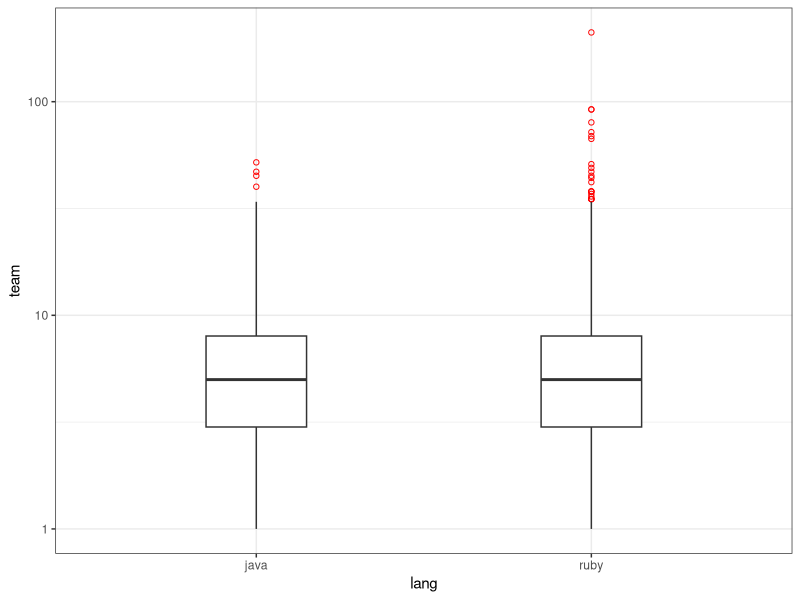
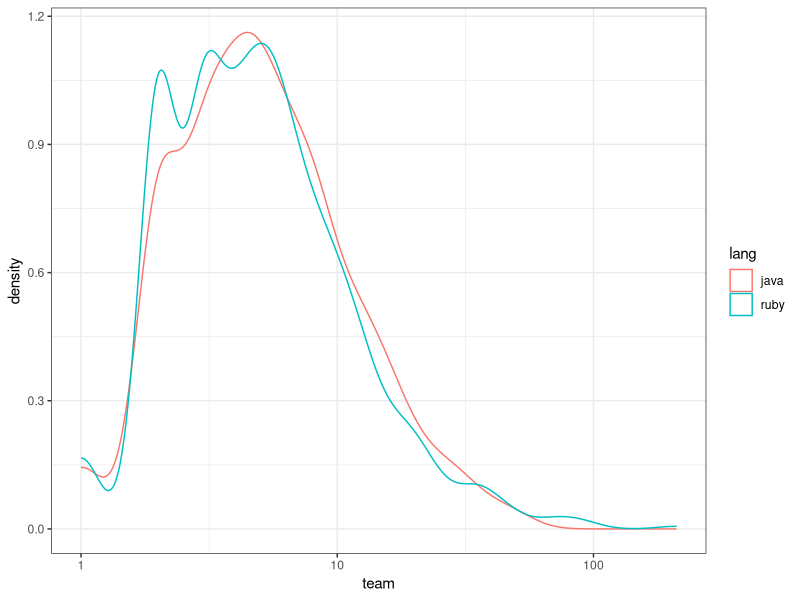
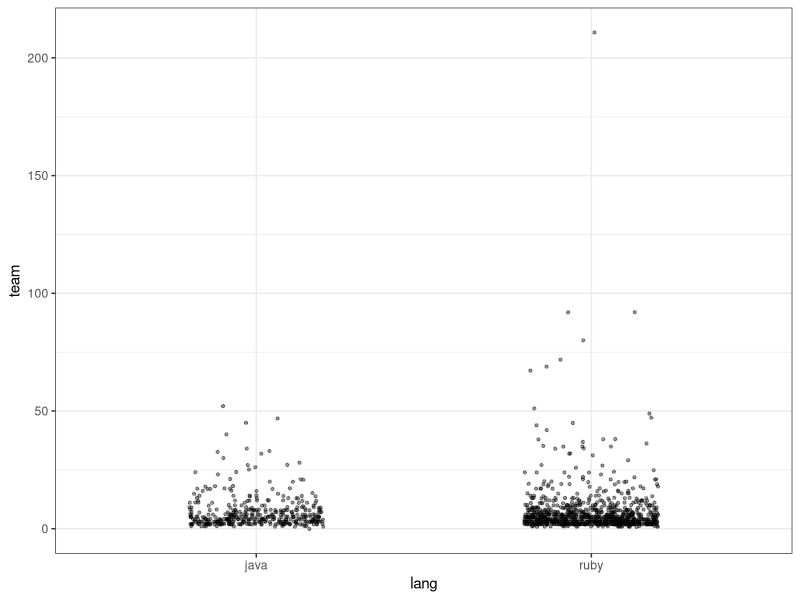
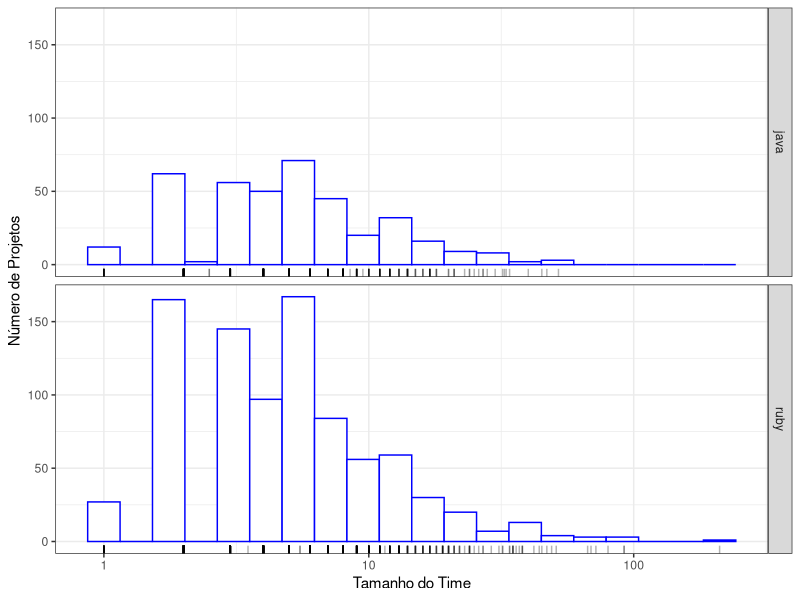
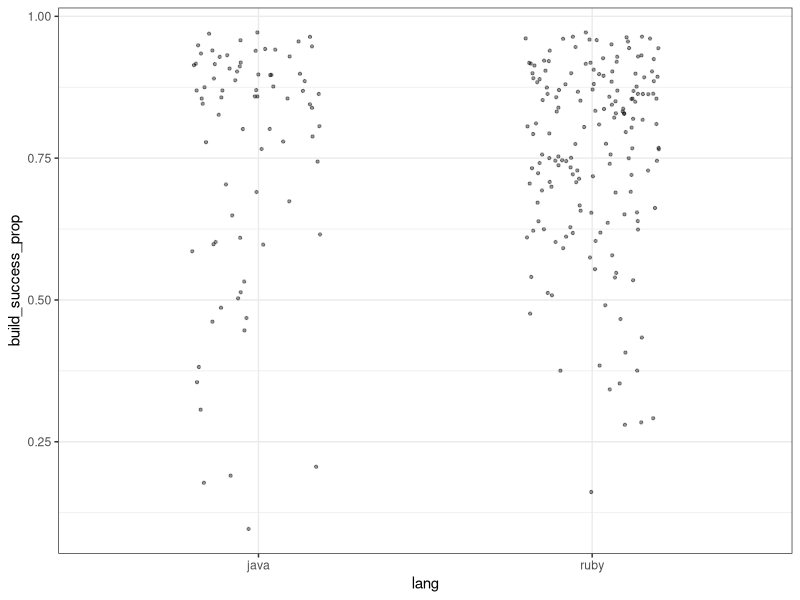
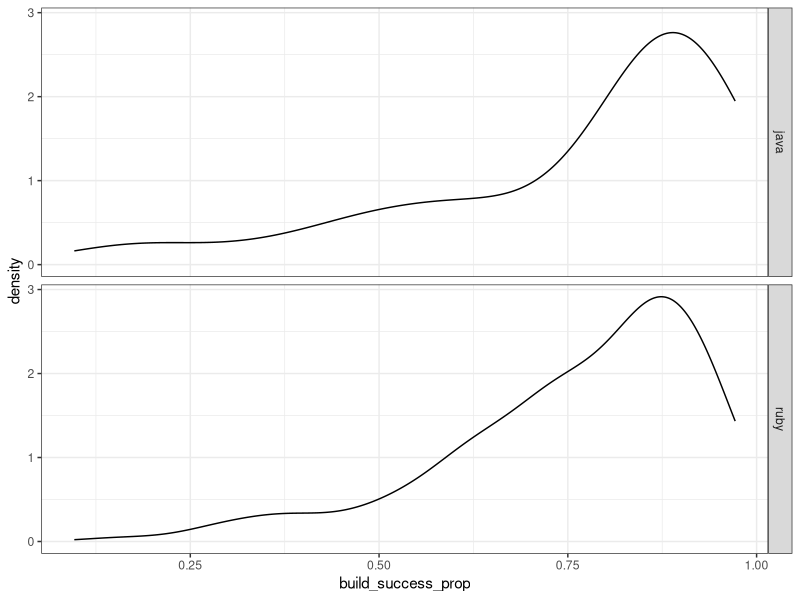
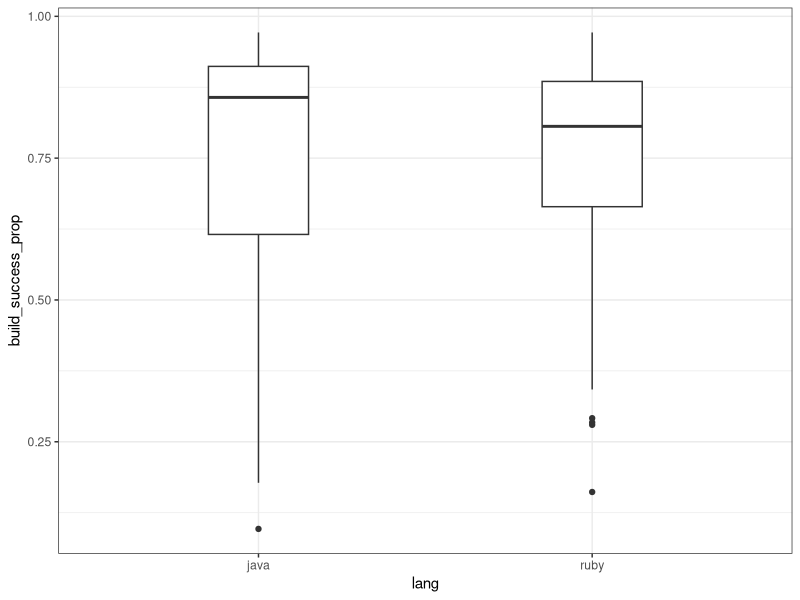

Write the R code that produced these figures, in order.
## ---- chunk 1
library(tidyverse)
library(here)
library(knitr)
library(ggplot2)
theme_set(theme_bw())

## ---- chunk 2
projetos = read_csv(here::here("data/projetos.csv"))
## ---- chunk 3
projetos = projetos %>% 
    filter(lang != "javascript")
## ---- chunk 4

  ggplot(projetos, aes(x = lang, y = team)) + 
  geom_boxplot(width = .3, outlier.colour = "red",  outlier.shape = 1) +
    scale_y_log10()

## ---- chunk 5
Mode <- function(x) {
  t <- table(x)
  return(as.numeric(names(t)[t == max(t)]))
 
}
## ---- chunk 6

projetos %>% 
  group_by(lang) %>% 
 summarise(iqr = IQR(team),
 media = mean(team),
 moda = Mode(team),
 mediana = median(team),
 sd = sd(team))


## ---- chunk 7
projetos %>% 
    ggplot(aes(x = team, color=lang)) + 
    geom_density() + scale_x_log10() 
## ---- chunk 8
projetos %>% 
    ggplot(aes(x = lang, y = team)) + 
    geom_jitter(alpha = .4, width = .2, size = .8) 
## ---- chunk 9
projetos %>% 
    ggplot(aes(x = team)) + 
    geom_histogram(bins = 20, fill = "white", color = "blue") + labs(x="Tamanho do Time", y="Número de Projetos") + facet_grid(lang ~ .) + geom_rug(alpha = .3) +
   scale_x_log10()
## ---- chunk 10
projetos2 = projetos %>% 
    filter(team >= 10)
## ---- chunk 11
projetos2 %>% 
    ggplot(aes(x = lang, y = build_success_prop)) + 
    geom_jitter(alpha = .4, width = .2, size = .8) 
## ---- chunk 12
projetos2 %>% 
    ggplot(aes(x = build_success_prop)) + 
    geom_density() + facet_grid(lang ~ .)

## ---- chunk 13


ggplot(projetos2, aes(x = lang, y = build_success_prop)) + 
  geom_boxplot(width = .3) 


## ---- chunk 14

projetos2 %>% 
  group_by(lang) %>% 
 summarise(iqr = IQR(build_success_prop),
 media = mean(build_success_prop),
 mediana = median(build_success_prop),
 variancia = var(build_success_prop),
 sd = sd(build_success_prop)) 

